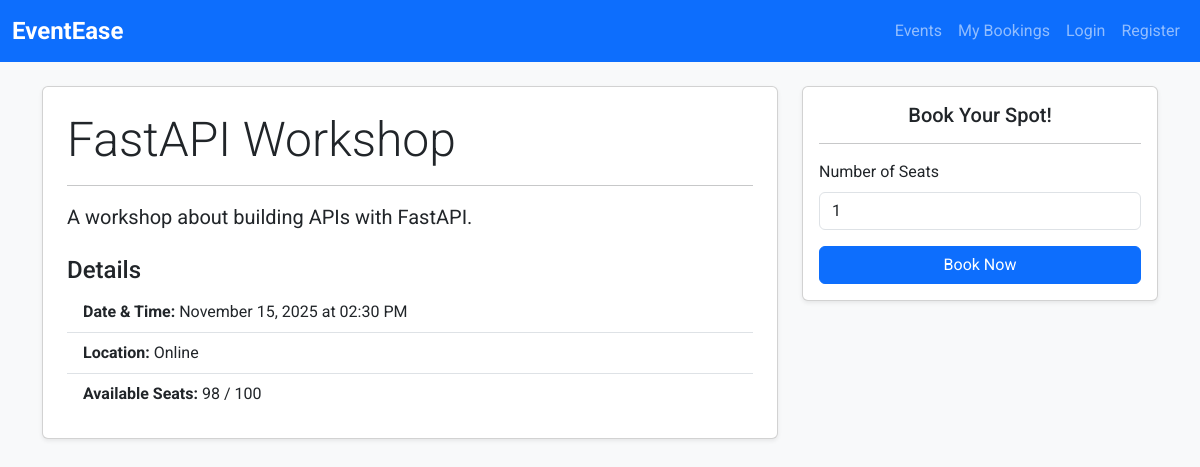
Before: /events/1 with the older database file.
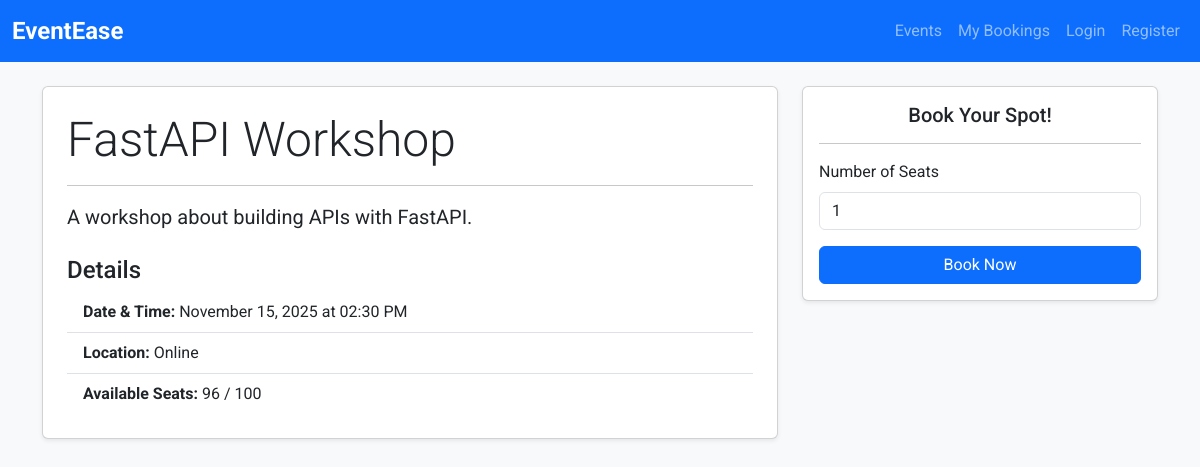
After: the same page with the newer database file.
### models.py (models this page shows)
class Event(Base):
    __tablename__ = "events"
    id = Column(Integer, primary_key=True, index=True)
    title = Column(String, index=True, nullable=False)
    description = Column(String)
    location = Column(String, nullable=False)
    date_time = Column(DateTime, nullable=False)
    total_seats = Column(Integer, nullable=False)
    available_seats = Column(Integer, nullable=False)
    creator_id = Column(Integer, ForeignKey("users.id"))
    creator = relationship("User", back_populates="events")
    bookings = relationship("Booking", back_populates="event")

### app.py (the view)
@app.get("/events/{event_id}", include_in_schema=False)
def get_event_detail_page(request: Request, event_id: int, db: Session = Depends(get_db)):
    event = event_crud.get_event(db, event_id=event_id)
    if not event:
         raise HTTPException(status_code=status.HTTP_404_NOT_FOUND, detail="Event not found")
    return templates.TemplateResponse("event_detail.html", {"request": request, "event": event})

### templates/event_detail.html (shortened to what this page needs)
{% extends "base.html" %}
{% block content %}
<div class="row">
    <div class="col-lg-8 mb-4">
        <div class="card shadow-sm h-100">
            <div class="card-body p-4">
                <h1 class="display-5">{{ event.title }}</h1>
                <hr>
                <p class="fs-5">{{ event.description }}</p>
                <h4 class="mt-4">Details</h4>
                <ul class="list-group list-group-flush">
                    <li class="list-group-item">
                        <strong>Date & Time:</strong> {{ event.date_time.strftime('%B %d, %Y at %I:%M %p') }}
                    </li>
                    <li class="list-group-item">
                        <strong>Location:</strong> {{ event.location }}
                    </li>
                    <li class="list-group-item">
                        <strong>Available Seats:</strong> {{ event.available_seats }} / {{ event.total_seats }}
                    </li>
                </ul>
            </div>
        </div>
    </div>
    <div class="col-lg-4 mb-4">
        <div class="card shadow-sm">
            <div class="card-body">
                <h5 class="card-title text-center">Book Your Spot!</h5>
                <hr>
                <form id="booking-form">
                    <div class="mb-3">
                        <label for="number_of_seats" class="form-label">Number of Seats</label>
                        <input type="number" class="form-control" id="number_of_seats" value="1" min="1" max="{{ event.available_seats }}" required>
                    </div>
                    <button type="submit" class="btn btn-primary w-100">Book Now</button>
                </form>
            </div>
        </div>
    </div>
</div>
{% endblock %}

### templates/base.html (shortened to what this page needs)
<!DOCTYPE html>
<html lang="en">
<head>
    <link href="https://cdn.jsdelivr.net/npm/bootstrap@5.3.3/dist/css/bootstrap.min.css" rel="stylesheet">
    <link href="{{ url_for('static', path='/css/style.css') }}" rel="stylesheet">
</head>
<body>
    <nav class="navbar navbar-expand-lg navbar-dark bg-primary">
        <div class="container-fluid">
            <a class="navbar-brand" href="/">EventEase</a>
            <div class="collapse navbar-collapse" id="navbarNav">
                <ul class="navbar-nav ms-auto">
                    <li class="nav-item">
                        <a class="nav-link" href="/events">Events</a>
                    </li>
                    <li class="nav-item">
                        <a class="nav-link" href="/bookings/me">My Bookings</a>
                    </li>
                    <li class="nav-item">
                        <a class="nav-link" href="/users/login">Login</a>
                    </li>
                    <li class="nav-item">
                        <a class="nav-link" href="/users/register">Register</a>
                    </li>
                </ul>
            </div>
        </div>
    </nav>
    <main class="container mt-4">
        {% block content %}{% endblock %}
    </main>
</body>
</html>

### static/css/style.css (style rules this page uses)
body { font-family: 'Roboto', sans-serif; background-color: #f8f9fa; }
.navbar-brand { font-weight: 700; font-size: 1.5rem; }

Changed rows visible on the page:
changed Event "FastAPI Workshop": available_seats "98" → "96"
